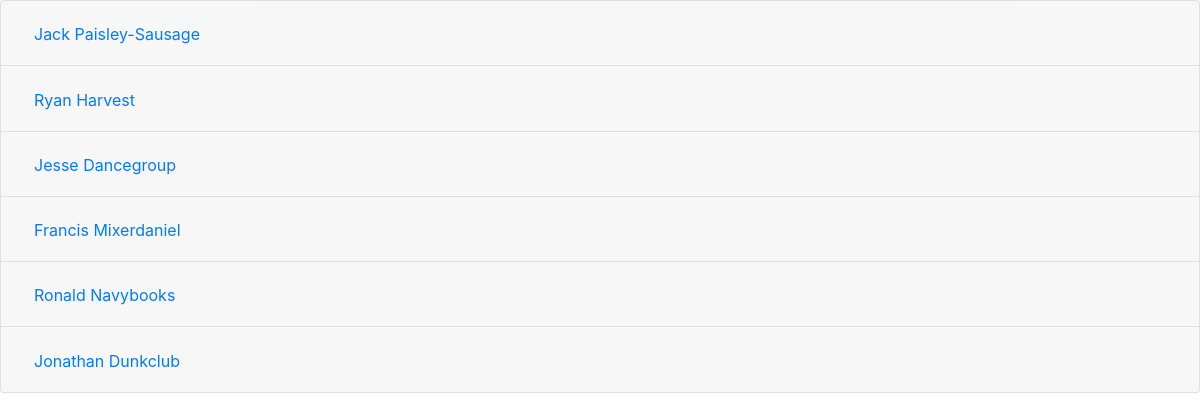
Before: /swimming/groups/2/ with the older database file.
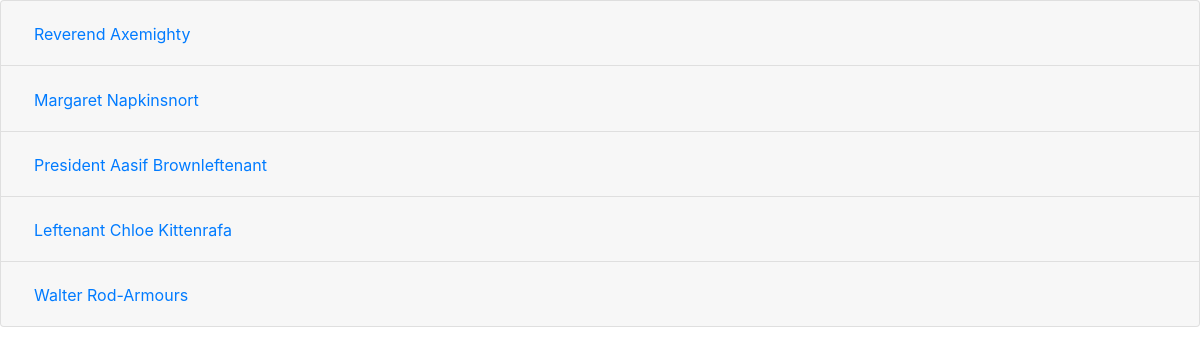
After: the same page with the newer database file.
### swimming/models.py (models this page shows)
class Group(models.Model):
    class Level(models.IntegerChoices):
        Pre_swim = 1, _('Pre_swim'),
        begginers = 2, _('begginers'),
        advanced = 3, _('advanced'),
        competative = 4, _('competative')
    class AgeGroup(models.IntegerChoices):
        five_to_seven = 1, _('5-7')
        eight_to_twelve = 2, _('8-12')
        thirteen_to_eighteen = 3, _('13-18')
        above_eighteen = 4, _('18+')
    name = models.CharField(max_length = 200)
    capacity = models.IntegerField(null = True)
    level = models.IntegerField(choices = Level.choices)
    age_group = models.IntegerField(choices = AgeGroup.choices)
    coach = models.ForeignKey(Coach, on_delete = models.PROTECT, related_name = "groups")
    def __str__(self):
        return self.name.title()

### swimming/views.py (the view)
# urls.py: path('groups/<int:coach_id>/', views.show_groups, name = "show_groups"),
def show_groups(request, coach_id):
    groups = get_list_or_404(Group, coach_id=coach_id)
    dataGroups = [(g, len(g.trainees.all())) for g in groups]
    return render(request, "swimming/groups.html", {
        "groups": dataGroups,
    })

### swimming/templates/swimming/groups.html (shortened to what this page needs)
{% load static %}
<!DOCTYPE html>
<html lang="en">
<head>
    <link rel="stylesheet"
          href="{% static "vendor/bootstrap/css/bootstrap.css" %}">
    <link rel="stylesheet" href="{% static 'css/style.css' %}">
</head>
<body>
<div class="accordion" id="accordionExample">
    {% for group in groups %}
        <div class="card">
            <div class="card-header" id="heading{{ group.0.id }}">
                <h2 class="mb-0">
                    <button class="btn btn-link" type="button" data-toggle="collapse" data-target="#collapse{{ group.0.id }}"
                            aria-expanded="true" aria-controls="collapse{{ group.0.id }}">
                        {{ group.0 }}
                    </button>
                </h2>
            </div>
        </div>
    {% endfor %}
</div>
</body>
</html>

Changed rows visible on the page:
no longer on this page (row edited): Group: name "Jack Paisley-Sausage"
no longer on this page (row edited): Group: name "Jesse Dancegroup"
no longer on this page (row edited): Group: name "Francis Mixerdaniel"
no longer on this page (row edited): Group: name "Ronald Navybooks"
no longer on this page (row edited): Group: name "Jonathan Dunkclub"
changed Group: name "Ryan Harvest" → "Reverend Axemighty"
now on this page (row edited): Group: name "Margaret Napkinsnort"
now on this page (row edited): Group: name "President Aasif Brownleftenant"
now on this page (row edited): Group: name "Leftenant Chloe Kittenrafa"
now on this page (row edited): Group: name "Walter Rod-Armours"
